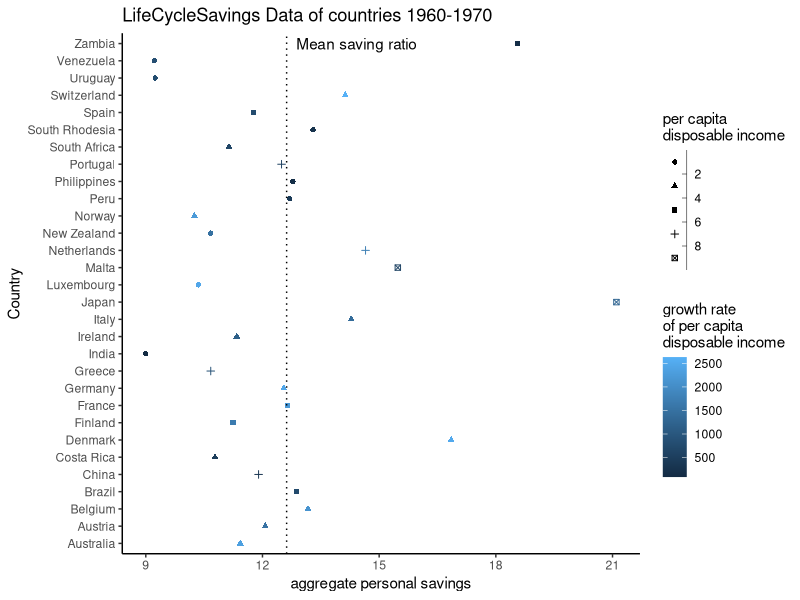

This chart was generated by the following R code:
library("tidyverse")

data <- LifeCycleSavings
data <-data[order(-data$sr),]
data <- data[1:30,]

plt <- ggplot(data, aes(x = sr, y = row.names(data), color = dpi, shape = ddpi)) +
scale_shape_binned()+
geom_point() +
geom_vline(linetype=3,xintercept=mean(data$sr))+
annotate("text", x = mean(data$sr), y = 30, label = "Mean saving ratio", hjust=-0.08)+
labs( x = "aggregate personal savings",
      y = "Country",
      title="LifeCycleSavings Data of countries 1960-1970 ",
      shape = "per capita \ndisposable income",
      color = "growth rate \nof per capita \ndisposable income") +
theme_classic()


ggsave("visualization.png",plot=plt)
